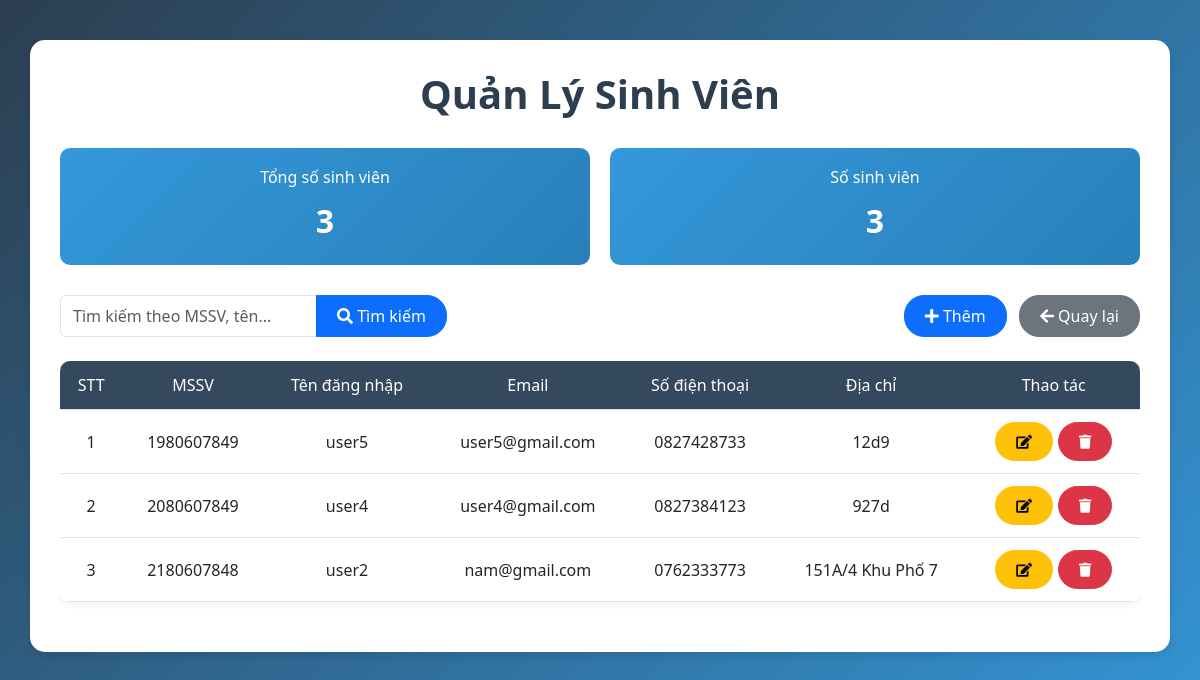
Page /CRUD/display.php (signed in) on the committed database.
### tables this page shows
CREATE TABLE `users` (
  `id` int(11) NOT NULL,
  `mssv` varchar(10) NOT NULL,
  `username` varchar(50) NOT NULL,
  `email` varchar(100) NOT NULL,
  `mobile` varchar(15) NOT NULL,
  `password` varchar(255) NOT NULL,
  `address` text NOT NULL,
  `role` enum('admin','user') NOT NULL DEFAULT 'user',
  `created_at` timestamp NOT NULL DEFAULT current_timestamp(),
  `updated_at` timestamp NOT NULL DEFAULT current_timestamp() ON UPDATE current_timestamp(),
  `remember_token` varchar(64) DEFAULT NULL
);

### CRUD/display.php (the view, shortened to what this page needs)
<?php
    include "./connect.php";
    $stats_sql = "SELECT
        COUNT(*) as total_users,
        COUNT(DISTINCT mssv) as total_students
    FROM users WHERE role = 'user'";
    $stats_result = mysqli_query($con, $stats_sql);
    $stats = mysqli_fetch_assoc($stats_result);
    $search_query = isset($_GET['search']) ? mysqli_real_escape_string($con, $_GET['search']) : '';
    $page = isset($_GET['page']) ? (int)$_GET['page'] : 1;
    $limit = 10;
    $offset = ($page - 1) * $limit;
    $sql = "SELECT id, mssv, username, email, mobile, address
            FROM users
            WHERE role = 'user' AND (mssv LIKE ? OR username LIKE ? OR email LIKE ? OR mobile LIKE ?)
            ORDER BY mssv LIMIT ? OFFSET ?";
    $stmt = mysqli_prepare($con, $sql);
    $search_pattern = "%$search_query%";
    mysqli_stmt_bind_param($stmt, "ssssii", $search_pattern, $search_pattern, $search_pattern, $search_pattern, $limit, $offset);
    mysqli_stmt_execute($stmt);
    $result = mysqli_stmt_get_result($stmt);
?>
<!DOCTYPE html>
<html lang="en">
<head>
    <link href="https://cdn.jsdelivr.net/npm/bootstrap@5.3.0/dist/css/bootstrap.min.css" rel="stylesheet">
    <link href="https://cdnjs.cloudflare.com/ajax/libs/font-awesome/5.15.4/css/all.min.css" rel="stylesheet">
</head>
<body>
    <div class="container">
        <h1>Quản Lý Sinh Viên</h1>
        <div class="stats-cards">
            <div class="stats-card">
                <h3>Tổng số sinh viên</h3>
                <div class="number"><?php echo $stats['total_users']; ?></div>
            </div>
            <div class="stats-card">
                <h3>Số sinh viên</h3>
                <div class="number"><?php echo $stats['total_students']; ?></div>
            </div>
        </div>
        <div class="d-flex justify-content-between align-items-center mb-4">
            <form method="GET" class="d-flex search-container">
                <div class="input-group">
                    <input type="text" class="form-control" name="search"
                           placeholder="Tìm kiếm theo MSSV, tên..."
                           value="<?php echo htmlspecialchars($search_query); ?>">
                    <button class="btn btn-primary btn-custom" type="submit">
                        <i class="fas fa-search"></i> Tìm kiếm
                    </button>
                </div>
            </form>
            <div>
                <a href="../signup1/register.php" class="btn btn-primary btn-custom">
                    <i class="fas fa-plus"></i> Thêm
                </a>
                <a href="../signup1/admin_home.php" class="btn btn-secondary btn-custom ms-2">
                    <i class="fas fa-arrow-left"></i> Quay lại
                </a>
            </div>
        </div>
        <div class="table-responsive">
            <table class="table table-hover">
                <thead>
                    <tr>
                        <th>STT</th>
                        <th>MSSV</th>
                        <th>Tên đăng nhập</th>
                        <th>Email</th>
                        <th>Số điện thoại</th>
                        <th>Địa chỉ</th>
                        <th>Thao tác</th>
                    </tr>
                </thead>
                <tbody>
                    <?php
                    if (!$result) {
                        echo '<tr><td colspan="7" class="text-center text-danger">Lỗi truy vấn</td></tr>';
                    } else if (mysqli_num_rows($result) > 0) {
                        $stt = ($page - 1) * $limit + 1;
                        while ($row = mysqli_fetch_assoc($result)) {
                            echo '<tr>
                                    <td>'.$stt.'</td>
                                    <td>'.htmlspecialchars($row['mssv']).'</td>
                                    <td>'.htmlspecialchars($row['username']).'</td>
                                    <td>'.htmlspecialchars($row['email']).'</td>
                                    <td>'.htmlspecialchars($row['mobile']).'</td>
                                    <td>'.htmlspecialchars($row['address']).'</td>
                                    <td>
                                        <div class="action-buttons">
                                            <a href="edit_user.php?id='.$row['id'].'"
                                               class="btn btn-warning btn-sm btn-custom">
                                                <i class="fas fa-edit"></i>
                                            </a>
                                            <a href="delete_user.php?id='.$row['id'].'"
                                               class="btn btn-danger btn-sm btn-custom"
                                               onclick="return confirm(\'Bạn có chắc chắn muốn xóa?\')">
                                                <i class="fas fa-trash"></i>
                                            </a>
                                        </div>
                                    </td>
                                  </tr>';
                            $stt++;
                        }
                    } else {
                        echo '<tr><td colspan="7" class="text-center">Không tìm thấy dữ liệu</td></tr>';
                    }
                    ?>
                </tbody>
            </table>
        </div>
    </div>
</body>
</html>

### CRUD/display.php (style rules this page uses)
body { background: linear-gradient(135deg, #2c3e50, #3498db); font-family: 'Segoe UI', sans-serif; min-height: 100vh; padding: 20px 0; }
.container { background: #fff; padding: 30px; border-radius: 15px; box-shadow: 0 4px 8px rgba(0,0,0,0.1); margin: 20px auto; }
h1 { color: #2c3e50; font-weight: bold; text-align: center; margin-bottom: 30px; }
.stats-cards { display: grid; grid-template-columns: repeat(2, 1fr); gap: 20px; margin-bottom: 30px; }
.stats-card { background: linear-gradient(135deg, #3498db, #2980b9); color: white; padding: 20px; border-radius: 10px; text-align: center; transition: transform 0.3s; }
.stats-card h3 { font-size: 1rem; margin-bottom: 10px; }
.stats-card .number { font-size: 2rem; font-weight: bold; }
.btn-custom { border-radius: 20px; padding: 8px 20px; transition: all 0.3s; }
.table { background: white; border-radius: 10px; overflow: hidden; box-shadow: 0 0 10px rgba(0,0,0,0.1); margin-bottom: 20px; }
.table th { background: #34495e; color: white; font-weight: 500; padding: 12px; text-align: center; }
.table td { padding: 12px; text-align: center; vertical-align: middle; }
.search-container { max-width: 500px; margin-right: 20px; }
.action-buttons { display: flex; gap: 5px; justify-content: center; }

### rows in the picture
users: mssv "1980607849", username "user5", email "user5@gmail.com", mobile "0827428733", address "12d9"
users: mssv "2080607849", username "user4", email "user4@gmail.com", mobile "0827384123", address "927d"
users: mssv "2180607848", username "user2", email "nam@gmail.com", mobile "0762333773", address "151A/4 Khu Phố 7"

### other values in the picture
$stats['total_users'] "3"
$stats['total_students'] "3"
